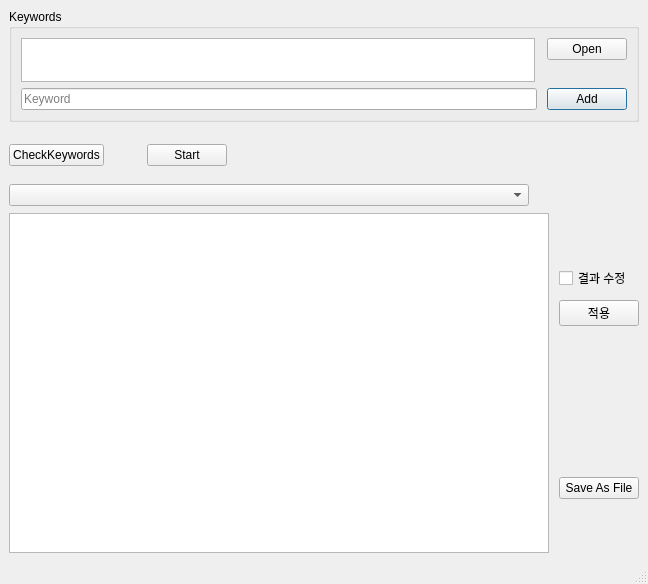
<?xml version="1.0" encoding="UTF-8"?>
<ui version="4.0">
 <class>MainWindow</class>
 <widget class="QMainWindow" name="MainWindow">
  <property name="geometry">
   <rect>
    <x>0</x>
    <y>0</y>
    <width>648</width>
    <height>584</height>
   </rect>
  </property>
  <property name="windowTitle">
   <string>MainWindow</string>
  </property>
  <widget class="QWidget" name="centralwidget">
   <layout class="QGridLayout" name="gridLayout_3">
    <item row="2" column="0">
     <layout class="QHBoxLayout" name="horizontalLayout_14">
      <property name="spacing">
       <number>10</number>
      </property>
      <item>
       <widget class="QTableWidget" name="ViewResult_table">
        <property name="sizePolicy">
         <sizepolicy hsizetype="Expanding" vsizetype="Preferred">
          <horstretch>0</horstretch>
          <verstretch>0</verstretch>
         </sizepolicy>
        </property>
       </widget>
      </item>
      <item>
       <layout class="QVBoxLayout" name="verticalLayout_9">
        <item>
         <layout class="QVBoxLayout" name="verticalLayout_8">
          <item>
           <widget class="QCheckBox" name="FlagEditable_chbox">
            <property name="toolTip">
             <string>더블클릭시 수정가능</string>
            </property>
            <property name="text">
             <string>결과 수정</string>
            </property>
           </widget>
          </item>
          <item>
           <widget class="QPushButton" name="changeAdmit_btn">
            <property name="text">
             <string>적용</string>
            </property>
            <property name="autoDefault">
             <bool>true</bool>
            </property>
           </widget>
          </item>
         </layout>
        </item>
        <item>
         <spacer name="verticalSpacer">
          <property name="orientation">
           <enum>Qt::Vertical</enum>
          </property>
          <property name="sizeType">
           <enum>QSizePolicy::Preferred</enum>
          </property>
          <property name="sizeHint" stdset="0">
           <size>
            <width>20</width>
            <height>88</height>
           </size>
          </property>
         </spacer>
        </item>
        <item>
         <widget class="QPushButton" name="SaveAsFIle_btn">
          <property name="text">
           <string>Save As File</string>
          </property>
         </widget>
        </item>
       </layout>
      </item>
     </layout>
    </item>
    <item row="1" column="0">
     <layout class="QVBoxLayout" name="verticalLayout_10">
      <property name="spacing">
       <number>3</number>
      </property>
      <property name="sizeConstraint">
       <enum>QLayout::SetFixedSize</enum>
      </property>
      <item>
       <widget class="QGroupBox" name="groupBox_2">
        <property name="sizePolicy">
         <sizepolicy hsizetype="Expanding" vsizetype="Fixed">
          <horstretch>0</horstretch>
          <verstretch>0</verstretch>
         </sizepolicy>
        </property>
        <property name="title">
         <string>Keywords</string>
        </property>
        <layout class="QGridLayout" name="gridLayout_2">
         <property name="sizeConstraint">
          <enum>QLayout::SetDefaultConstraint</enum>
         </property>
         <item row="0" column="0">
          <layout class="QGridLayout" name="gridLayout_7">
           <property name="sizeConstraint">
            <enum>QLayout::SetFixedSize</enum>
           </property>
           <property name="horizontalSpacing">
            <number>12</number>
           </property>
           <property name="verticalSpacing">
            <number>0</number>
           </property>
           <item row="0" column="0" rowspan="2">
            <widget class="QTextBrowser" name="FileDIR_Browser">
             <property name="sizePolicy">
              <sizepolicy hsizetype="Expanding" vsizetype="Ignored">
               <horstretch>0</horstretch>
               <verstretch>0</verstretch>
              </sizepolicy>
             </property>
            </widget>
           </item>
           <item row="0" column="1">
            <widget class="QPushButton" name="openFile_btn">
             <property name="text">
              <string>Open</string>
             </property>
            </widget>
           </item>
           <item row="1" column="1">
            <spacer name="verticalSpacer_2">
             <property name="orientation">
              <enum>Qt::Vertical</enum>
             </property>
             <property name="sizeType">
              <enum>QSizePolicy::Fixed</enum>
             </property>
             <property name="sizeHint" stdset="0">
              <size>
               <width>20</width>
               <height>22</height>
              </size>
             </property>
            </spacer>
           </item>
          </layout>
         </item>
         <item row="1" column="0">
          <layout class="QHBoxLayout" name="horizontalLayout_11">
           <property name="spacing">
            <number>10</number>
           </property>
           <item>
            <widget class="QLineEdit" name="Query_LineEdit">
             <property name="sizePolicy">
              <sizepolicy hsizetype="Minimum" vsizetype="Fixed">
               <horstretch>0</horstretch>
               <verstretch>0</verstretch>
              </sizepolicy>
             </property>
             <property name="contextMenuPolicy">
              <enum>Qt::DefaultContextMenu</enum>
             </property>
             <property name="toolTip">
              <string>Input Search Keyword</string>
             </property>
             <property name="statusTip">
              <string/>
             </property>
             <property name="placeholderText">
              <string>Keyword</string>
             </property>
            </widget>
           </item>
           <item>
            <widget class="QPushButton" name="AddQuery_btn">
             <property name="sizePolicy">
              <sizepolicy hsizetype="Fixed" vsizetype="Fixed">
               <horstretch>0</horstretch>
               <verstretch>0</verstretch>
              </sizepolicy>
             </property>
             <property name="text">
              <string>Add</string>
             </property>
             <property name="default">
              <bool>true</bool>
             </property>
            </widget>
           </item>
          </layout>
         </item>
        </layout>
       </widget>
      </item>
      <item>
       <layout class="QVBoxLayout" name="verticalLayout_7">
        <item>
         <layout class="QHBoxLayout" name="horizontalLayout_10">
          <property name="topMargin">
           <number>19</number>
          </property>
          <property name="bottomMargin">
           <number>14</number>
          </property>
          <item>
           <widget class="QPushButton" name="CheckQuery_btn">
            <property name="toolTip">
             <string>Keywords확인 및 변경</string>
            </property>
            <property name="text">
             <string>CheckKeywords</string>
            </property>
           </widget>
          </item>
          <item>
           <spacer name="horizontalSpacer">
            <property name="orientation">
             <enum>Qt::Horizontal</enum>
            </property>
            <property name="sizeType">
             <enum>QSizePolicy::Fixed</enum>
            </property>
            <property name="sizeHint" stdset="0">
             <size>
              <width>40</width>
              <height>20</height>
             </size>
            </property>
           </spacer>
          </item>
          <item>
           <widget class="QPushButton" name="activateFunc_btn">
            <property name="toolTip">
             <string>작업시작</string>
            </property>
            <property name="text">
             <string>Start</string>
            </property>
           </widget>
          </item>
          <item>
           <spacer name="horizontalSpacer_2">
            <property name="orientation">
             <enum>Qt::Horizontal</enum>
            </property>
            <property name="sizeHint" stdset="0">
             <size>
              <width>338</width>
              <height>20</height>
             </size>
            </property>
           </spacer>
          </item>
         </layout>
        </item>
       </layout>
      </item>
      <item>
       <layout class="QHBoxLayout" name="horizontalLayout_13">
        <property name="spacing">
         <number>0</number>
        </property>
        <property name="topMargin">
         <number>1</number>
        </property>
        <property name="bottomMargin">
         <number>1</number>
        </property>
        <item>
         <widget class="QComboBox" name="SelectKeyword_cbox">
          <property name="sizePolicy">
           <sizepolicy hsizetype="Expanding" vsizetype="Fixed">
            <horstretch>0</horstretch>
            <verstretch>0</verstretch>
           </sizepolicy>
          </property>
         </widget>
        </item>
        <item>
         <spacer name="horizontalSpacer_3">
          <property name="orientation">
           <enum>Qt::Horizontal</enum>
          </property>
          <property name="sizeType">
           <enum>QSizePolicy::Fixed</enum>
          </property>
          <property name="sizeHint" stdset="0">
           <size>
            <width>110</width>
            <height>20</height>
           </size>
          </property>
         </spacer>
        </item>
       </layout>
      </item>
     </layout>
    </item>
   </layout>
  </widget>
  <widget class="QMenuBar" name="menubar">
   <property name="geometry">
    <rect>
     <x>0</x>
     <y>0</y>
     <width>648</width>
     <height>20</height>
    </rect>
   </property>
  </widget>
  <widget class="QStatusBar" name="statusbar"/>
 </widget>
 <resources/>
 <connections/>
</ui>
